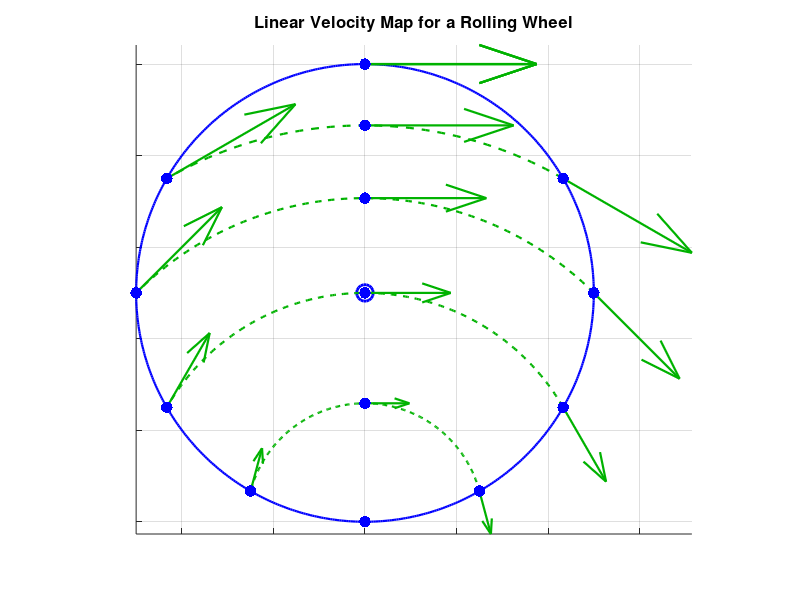

Recreate this plot in MATLAB.
% restart
close all; clearvars; clc;

% set wheel radius and angular velocity
r = 5;
omega = -0.25;

% compute wheel outline
theta = 0:0.01:2*pi;
x = r*cos(theta);
y = r*sin(theta)+r;

% display wheel outline
figure;
set(gcf,'Position',[4.882000e+02 4.322000e+02 4.184000e+02 3.296000e+02]);
hold on; grid on;
plot(x,y,'-','LineWidth',1.6,'color',[0 0 1]);
plot(0,r,'o','MarkerSize',12,'LineWidth',2,'color',[0 0 1]);

% data storage
queryPts = [];
velVec = [];
accVec = [];

% polar description of query points
thetaRimR = (-pi/2):(pi/6):pi/2;
thetaRimR(end-1) = [];
rimR = sqrt((r.*cos(thetaRimR)).^2+(r.*sin(thetaRimR)+r).^2);

% convert query points to cartesian
% compute velocity vector at each point
% and plot lines of constant velocity
for rp = rimR
   
   phi = asin((rp^2)/(2*r*rp));
   x = rp*cos(phi);
   y = rp*sin(phi);
   queryPts = [queryPts; x,y;-x,y];
   
   % compute velocity vector at this point
   velVec = [velVec; -omega*y omega*x; -omega*y -omega*x];

   % plot line of constant velocity
   if(x ~= 0)
      phiVals = phi:0.01:(pi-phi);
      plot(rp*cos(phiVals),rp*sin(phiVals),'--','color',[0 0.7 0],'LIneWidth',1.6);
   end
   
end

% show vector field
queryPts = [queryPts; [zeros(length(rimR),1) rimR']];
velVec = [velVec; -omega*rimR' zeros(length(rimR),1)];
quiver(queryPts(:,1),queryPts(:,2),velVec(:,1),velVec(:,2),1.125,'color',[0 0.7 0],'LineWidth',1.6);

% show query points
for pointIdx = 1:size(queryPts,1)
   plot(queryPts(pointIdx,1),queryPts(pointIdx,2),'b.','MarkerSize',25); 
end

% adjust plot settings
axis image;
title('\bfLinear Velocity Map for a Rolling Wheel','FontSize',12)
set(gca,'XTickLabel',{});
set(gca,'YTickLabel',{});